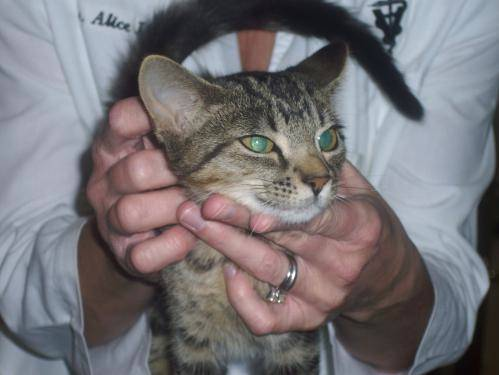
#> input picture dldemos/LogisticRegression/archive/dataset/test_set/cats/cat.4025.jpg, 499 x 375 px; its folder holds only this picture in this run
$ python main.py
#> lines starting #> are read from the running program, lines starting #| are printed output that depends on the picture; long printed decimals are rounded
import os.path as osp
from glob import glob
from random import shuffle

import cv2
import numpy as np


def generate_data(dir='archive/dataset', input_shape=(224, 224)):

    def load_dataset(dir, data_num):
#> called with dir = '../../data/archive/dataset/training_set', data_num = 400
        cat_images = glob(osp.join(dir, 'cats', '*.jpg'))
        dog_images = glob(osp.join(dir, 'dogs', '*.jpg'))
        cat_tensor = []
        dog_tensor = []

        for idx, image in enumerate(cat_images):
            if idx >= data_num:
                break
            i = cv2.imread(image) / 255
            i = cv2.resize(i, input_shape)
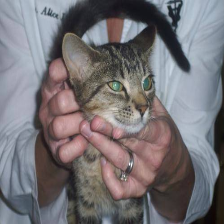
#> i: shape (224, 224, 3) float64; mean B, G, R 0.465, 0.45, 0.463
            cat_tensor.append(i)

        for idx, image in enumerate(dog_images):
            if idx >= data_num:
                break
            i = cv2.imread(image) / 255
            i = cv2.resize(i, input_shape)
            dog_tensor.append(i)

        X = cat_tensor + dog_tensor
#> X = 1 item
        Y = [1] * len(cat_tensor) + [0] * len(dog_tensor)
#> Y = [1]
        X_Y = list(zip(X, Y))
#> X_Y = 1 item
        shuffle(X_Y)
        X, Y = zip(*X_Y)
#> Y = (1,)
        return X, Y

    train_X, train_Y = load_dataset(osp.join(dir, 'training_set'), 400)
    test_X, test_Y = load_dataset(osp.join(dir, 'test_set'), 100)
    return train_X, train_Y, test_X, test_Y


def resize_input(a: np.ndarray):
    h, w, c = a.shape
    a.resize((h * w * c))
    return a


def init_weights(n_x=224 * 224 * 3):
    w = np.zeros((n_x, 1))
    b = 0.0
    return w, b


def sigmoid(x):
    return 1 / (1 + np.exp(-x))


def predict(w, b, X):
    return sigmoid(np.dot(w.T, X) + b)


def loss(y_hat, y):
    return np.mean(-(y * np.log(y_hat) + (1 - y) * np.log(1 - y_hat)))


def train_step(w, b, X, Y, lr):
    m = X.shape[1]
    Z = np.dot(w.T, X) + b
    A = sigmoid(Z)
    d_Z = A - Y
    d_w = np.dot(X, d_Z.T) / m
    d_b = np.mean(d_Z)
    return w - lr * d_w, b - lr * d_b


def train(train_X, train_Y, step=1000, learning_rate=0.00001):
    w, b = init_weights()
    print(f'learning rate: {learning_rate}')
    for i in range(step):
        w, b = train_step(w, b, train_X, train_Y, learning_rate)
        if i % 10 == 0:
            y_hat = predict(w, b, train_X)
            ls = loss(y_hat, train_Y)
            print(f'step {i} loss: {ls}')
    return w, b


def run_test(w, b, test_X, test_Y):
    y_hat = predict(w, b, test_X)
    predicts = np.where(y_hat > 0.5, 1, 0)
    score = np.mean(np.where(predicts == test_Y, 1, 0))
    print(f'Accuracy: {score}')


def main():
    train_X, train_Y, test_X, test_Y = generate_data(dir='../../data/archive/dataset')
#> train_Y = (1,); test_Y = (1,)

    train_X = [resize_input(x) for x in train_X]
#> train_X = 1 item
    test_X = [resize_input(x) for x in test_X]
#> test_X = 1 item
    train_X = np.array(train_X).T
    train_Y = np.array(train_Y)
#> train_Y = [1]
    train_Y = train_Y.reshape((1, -1))
    test_X = np.array(test_X).T
    test_Y = np.array(test_Y)
#> test_Y = [1]
    test_Y = test_Y.reshape((1, -1))
    print(f'Training set size: {train_X.shape[1]}')
#| Training set size: 1
    print(f'Test set size: {test_X.shape[1]}')
#| Test set size: 1

    w, b = train(train_X, train_Y, learning_rate=0.0002)
#> the loop in train, `for i in range(step):` made 1000 passes
#> (Z in train_step, A in train_step, d_Z in train_step, d_b in train_step, b, y_hat, ls) on passes 1, 11, 21, 31, 41, 51: ([0], [0.5], [-0.5], -0.5, 0.0001, [0.977], 0.0229), ([4.73], [0.991], [-0.00871], -0.00871, 0.000127, [0.992], 0.0082), ([5.25], [0.995], [-0.00522], -0.00522, 0.00014, [0.995], 0.00503), ([5.59], [0.996], [-0.00373], -0.00373, 0.000149, [0.996], 0.00364), ([5.84], [0.997], [-0.00291], -0.00291, 0.000156, [0.997], 0.00285), ([6.04], [0.998], [-0.00238], -0.00238, 0.000161, [0.998], 0.00234)
#> (b, y_hat, ls) on passes 61, 71, 81, 91, 101, 111: (0.000165, [0.998], 0.00199), (0.000169, [0.998], 0.00173), (0.000172, [0.998], 0.00153), (0.000175, [0.999], 0.00137), (0.000178, [0.999], 0.00124), (0.00018, [0.999], 0.00114)
#| step 0 loss: 0.02288
#| step 10 loss: 0.008198
#| step 20 loss: 0.005033
#| step 30 loss: 0.003638
#| step 40 loss: 0.00285
#| step 50 loss: 0.002343
#| step 60 loss: 0.00199
#| step 70 loss: 0.001729
#> (further printed lines are left out)
#> b = 0.000237

    run_test(w, b, test_X, test_Y)
#> in run_test, `y_hat = predict(w, b, test_X)`: y_hat = [1]
#> in run_test, `score = np.mean(np.where(predicts == test_Y, 1, 0))`: score = 1
#| Accuracy: 1.0


if __name__ == '__main__':
    main()

$ run again, on dldemos/LogisticRegression/archive/dataset/test_set/cats/cat.4093.jpg
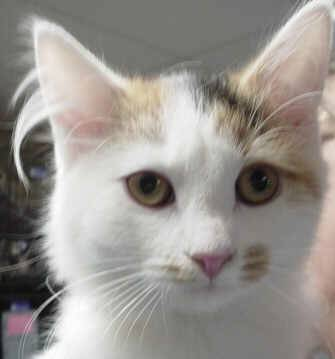
#> input picture dldemos/LogisticRegression/archive/dataset/test_set/cats/cat.4093.jpg, 335 x 359 px
#> in load_dataset, `i = cv2.resize(i, input_shape)`:
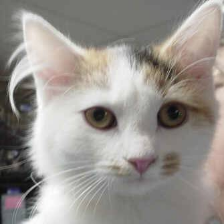
#> i: shape (224, 224, 3) float64; mean B, G, R 0.558, 0.578, 0.597
#> X = 1 item
#> in load_dataset, `Y = [1] * len(cat_tensor) + [0] * len(dog_tensor)`: Y = [1]
#> X_Y = 1 item
#> in load_dataset, `X, Y = zip(*X_Y)`: Y = (1,)
#> train_X = 1 item
#> in main, `train_Y = np.array(train_Y)`: train_Y = [1]
#| Training set size: 1
#| Test set size: 1
#> the loop in train, `for i in range(step):` made 1000 passes
#> (Z in train_step, A in train_step, d_Z in train_step, d_b in train_step, b, y_hat, ls) on passes 1, 11, 21, 31, 41, 51: ([0], [0.5], [-0.5], -0.5, 0.0001, [0.997], 0.00345), ([5.97], [0.997], [-0.00254], -0.00254, 0.000106, [0.998], 0.00247), ([6.23], [0.998], [-0.00197], -0.00197, 0.00011, [0.998], 0.00193), ([6.43], [0.998], [-0.00161], -0.00161, 0.000114, [0.998], 0.00158), ([6.6], [0.999], [-0.00136], -0.00136, 0.000117, [0.999], 0.00134), ([6.74], [0.999], [-0.00118], -0.00118, 0.000119, [0.999], 0.00116)
#> (printed output is left out)
#> in main, `w, b = train(train_X, train_Y, learning_rate=0.0002)`: b = 0.000165
#> in run_test, `y_hat = predict(w, b, test_X)`: y_hat = [1]
#> score = 1
#| Accuracy: 1.0

$ run again, on dldemos/LogisticRegression/archive/dataset/test_set/cats/cat.4094.jpg
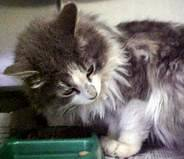
#> input picture dldemos/LogisticRegression/archive/dataset/test_set/cats/cat.4094.jpg, 184 x 159 px
#> in load_dataset, `i = cv2.resize(i, input_shape)`:
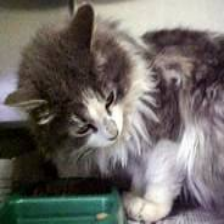
#> i: shape (224, 224, 3) float64; mean B, G, R 0.4, 0.416, 0.434
#> X = 1 item
#> in load_dataset, `Y = [1] * len(cat_tensor) + [0] * len(dog_tensor)`: Y = [1]
#> X_Y = 1 item
#> in load_dataset, `X, Y = zip(*X_Y)`: Y = (1,)
#> train_X = 1 item
#> in main, `train_Y = np.array(train_Y)`: train_Y = [1]
#| Training set size: 1
#| Test set size: 1
#> the loop in train, `for i in range(step):` made 1000 passes
#> (Z in train_step, A in train_step, d_Z in train_step, d_b in train_step, b, y_hat, ls) on passes 1, 11, 21, 31, 41, 51: ([0], [0.5], [-0.5], -0.5, 0.0001, [0.975], 0.0254), ([4.68], [0.991], [-0.00921], -0.00921, 0.00013, [0.991], 0.00866), ([5.2], [0.995], [-0.00546], -0.00546, 0.000143, [0.995], 0.00526), ([5.55], [0.996], [-0.00389], -0.00389, 0.000152, [0.996], 0.00379), ([5.8], [0.997], [-0.00302], -0.00302, 0.000159, [0.997], 0.00296), ([6], [0.998], [-0.00247], -0.00247, 0.000164, [0.998], 0.00243)
#> (printed output is left out)
#> in main, `w, b = train(train_X, train_Y, learning_rate=0.0002)`: b = 0.000243
#> in run_test, `y_hat = predict(w, b, test_X)`: y_hat = [1]
#> score = 1
#| Accuracy: 1.0

$ run again, on dldemos/LogisticRegression/archive/dataset/test_set/cats/cat.4101.jpg
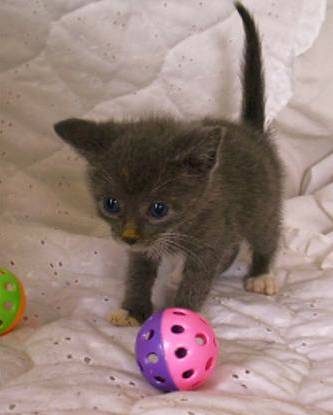
#> input picture dldemos/LogisticRegression/archive/dataset/test_set/cats/cat.4101.jpg, 333 x 415 px
#> in load_dataset, `i = cv2.resize(i, input_shape)`:
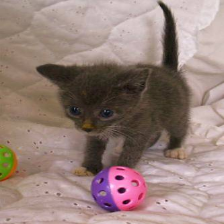
#> i: shape (224, 224, 3) float64; mean B, G, R 0.484, 0.507, 0.592
#> X = 1 item
#> in load_dataset, `Y = [1] * len(cat_tensor) + [0] * len(dog_tensor)`: Y = [1]
#> X_Y = 1 item
#> in load_dataset, `X, Y = zip(*X_Y)`: Y = (1,)
#> train_X = 1 item
#> in main, `train_Y = np.array(train_Y)`: train_Y = [1]
#| Training set size: 1
#| Test set size: 1
#> the loop in train, `for i in range(step):` made 1000 passes
#> (Z in train_step, A in train_step, d_Z in train_step, d_b in train_step, b, y_hat, ls) on passes 1, 11, 21, 31, 41, 51: ([0], [0.5], [-0.5], -0.5, 0.0001, [0.993], 0.00748), ([5.41], [0.996], [-0.00446], -0.00446, 0.000111, [0.996], 0.00428), ([5.78], [0.997], [-0.00309], -0.00309, 0.000119, [0.997], 0.003), ([6.04], [0.998], [-0.00237], -0.00237, 0.000124, [0.998], 0.00232), ([6.25], [0.998], [-0.00192], -0.00192, 0.000128, [0.998], 0.00189), ([6.43], [0.998], [-0.00161], -0.00161, 0.000132, [0.998], 0.00159)
#> (printed output is left out)
#> in main, `w, b = train(train_X, train_Y, learning_rate=0.0002)`: b = 0.000188
#> in run_test, `y_hat = predict(w, b, test_X)`: y_hat = [1]
#> score = 1
#| Accuracy: 1.0

$ run again, on dldemos/LogisticRegression/archive/dataset/test_set/cats/cat.4041.jpg
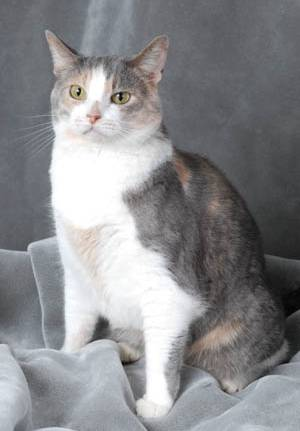
#> input picture dldemos/LogisticRegression/archive/dataset/test_set/cats/cat.4041.jpg, 300 x 431 px
#> in load_dataset, `i = cv2.resize(i, input_shape)`:
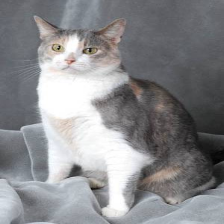
#> i: shape (224, 224, 3) float64; mean B, G, R 0.551, 0.54, 0.538
#> X = 1 item
#> in load_dataset, `Y = [1] * len(cat_tensor) + [0] * len(dog_tensor)`: Y = [1]
#> X_Y = 1 item
#> in load_dataset, `X, Y = zip(*X_Y)`: Y = (1,)
#> train_X = 1 item
#> in main, `train_Y = np.array(train_Y)`: train_Y = [1]
#| Training set size: 1
#| Test set size: 1
#> the loop in train, `for i in range(step):` made 1000 passes
#> (Z in train_step, A in train_step, d_Z in train_step, d_b in train_step, b, y_hat, ls) on passes 1, 11, 21, 31, 41, 51: ([0], [0.5], [-0.5], -0.5, 0.0001, [0.995], 0.00518), ([5.67], [0.997], [-0.00345], -0.00345, 0.000108, [0.997], 0.00333), ([5.98], [0.997], [-0.00252], -0.00252, 0.000114, [0.998], 0.00246), ([6.22], [0.998], [-0.00199], -0.00199, 0.000119, [0.998], 0.00195), ([6.41], [0.998], [-0.00164], -0.00164, 0.000122, [0.998], 0.00162), ([6.57], [0.999], [-0.0014], -0.0014, 0.000125, [0.999], 0.00138)
#> (printed output is left out)
#> in main, `w, b = train(train_X, train_Y, learning_rate=0.0002)`: b = 0.000176
#> in run_test, `y_hat = predict(w, b, test_X)`: y_hat = [1]
#> score = 1
#| Accuracy: 1.0
